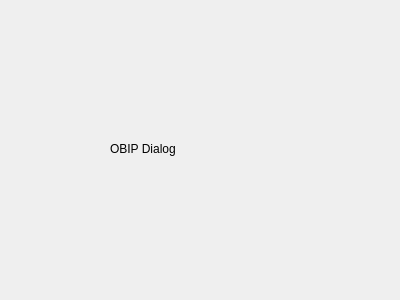
<?xml version="1.0" encoding="UTF-8"?>
<ui version="4.0">
 <class>OBIPDialog</class>
 <widget class="QDialog" name="OBIPDialog">
  <property name="geometry">
   <rect>
    <x>0</x>
    <y>0</y>
    <width>400</width>
    <height>300</height>
   </rect>
  </property>
  <property name="windowTitle">
   <string>Dialog</string>
  </property>
  <widget class="QLabel" name="label">
   <property name="geometry">
    <rect>
     <x>110</x>
     <y>140</y>
     <width>131</width>
     <height>17</height>
    </rect>
   </property>
   <property name="text">
    <string>OBIP Dialog</string>
   </property>
  </widget>
 </widget>
 <resources/>
 <connections/>
</ui>
